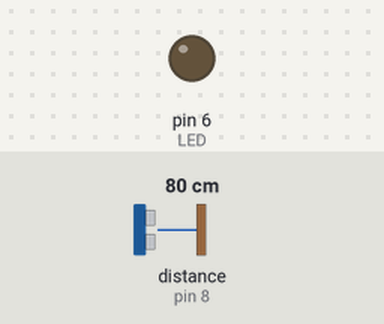
A sketch run on a simulated Arduino Uno, built with avr-gcc and run on an emulated ATmega328P. Parts: output pins drawn as LEDs (lit = HIGH). Wiring (inferred from the names in the program): ultrasonic range finder: trigger pin 7; echo pin 8. Inputs (shaded band) come from the test bench; at power-on: distance to the obstacle (sensor on pin 8) 80 cm. The echo pulse lasts 58.3 µs per cm; pins used as bus, display or sensor lines are not drawn; what the sketch prints to the serial monitor is not drawn.

Above: at 1.2 s.
1.3 s: distance to the obstacle (sensor on pin 8) set to 54 cm
4.3 s: distance to the obstacle (sensor on pin 8) set to 45 cm
At 5.6 s:
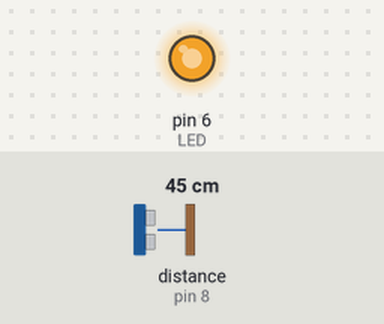
5.9 s: distance to the obstacle (sensor on pin 8) set to 18 cm
At 8.5 s:
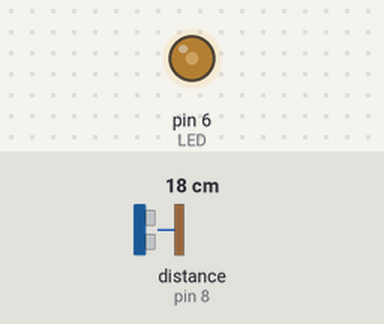
8.9 s: distance to the obstacle (sensor on pin 8) set to 2 cm
10.4 s: distance to the obstacle (sensor on pin 8) set to 35 cm
At 12.9 s:
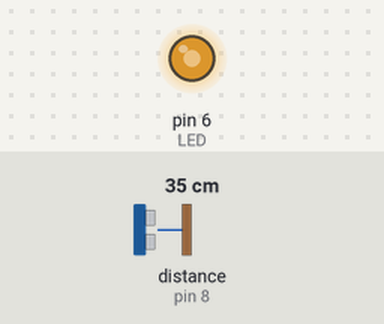
Timing chart, 0 to 14.2 s (numbered marks = the images above; inputs shaded):
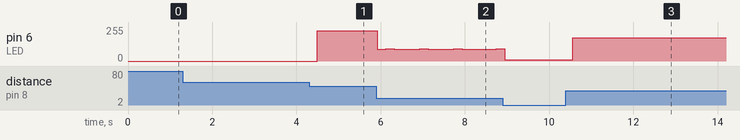

Measured:
- the behaviour switches between 50 and 49 cm on distance to the obstacle (sensor on pin 8) (found by bisection; images 0 and 1)
- after the input at 1.3 s, every drawn part: stays the same
- after the input at 4.3 s, pin 6 (LED): 0/255 → 226/255 after 0.20 s
- after the input at 5.9 s, pin 6 (LED): 226/255 → 90/255 at once, then repeats every 0.81 s: 92/255 0.20 s, 90/255 0.61 s
- after the input at 10.4 s, pin 6 (LED): 10/255 → 175/255 after 0.16 s, → 176/255 0.61 s later, → 175/255 0.20 s later, → 176/255 0.20 s later, … (9 changes in this stretch)

The sketch:

motion_sensor.ino
```cpp
// Pins
const int TRIG_PIN = 7;
const int ECHO_PIN = 8;
const int LED = 6; // As 6 is a Pmw pin.

void setup() {

  // The Trigger pin will tell the sensor to range find
  pinMode(TRIG_PIN, OUTPUT);
  pinMode(ECHO_PIN, INPUT);
  pinMode(LED, OUTPUT);
  digitalWrite(TRIG_PIN, LOW);

  // We'll use the serial monitor to view the sensor output
  Serial.begin(9600);
}

void loop() {

  unsigned long t1;
  unsigned long t2;
  unsigned long pulse_width;
  float cm;
  float inches;

  // Hold the trigger pin high for at least 10 us
  digitalWrite(TRIG_PIN, HIGH);
  delayMicroseconds(10);
  digitalWrite(TRIG_PIN, LOW);

  // Wait for pulse on echo pin
  while ( digitalRead(ECHO_PIN) == 0 );

  // Measure how long the echo pin was held high (pulse width)
  // Note: the micros() counter will overflow after ~70 min
  t1 = micros();
  while (digitalRead(ECHO_PIN) == 1);
  t2 = micros();
  pulse_width = t2 - t1;

  // Calculate distance in centimeters and inches. The constants
  // are found in the datasheet, and calculated from the assumed speed
  //of sound in air at sea level (~340 m/s).
  cm = pulse_width / 58.0;

  // Print out results
  if (cm > 50) {
    Serial.println("Out of range");
  }
  else {
    analogWrite(LED, (cm*5));
    Serial.print(cm);
    Serial.print(" cm \t");
  }

  // Wait at least 200ms before next measurement
  delay(200);
}
```
